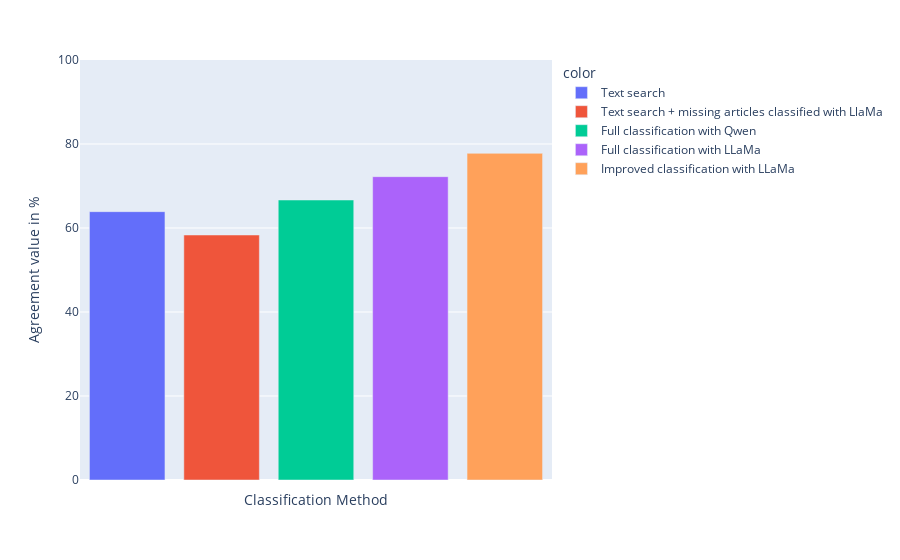

Notebook cell for this chart:
### Code cell
models = {
    "Text search": counts,
    "Text search + missing articles classified with LlaMa": refined_data,
    "Full classification with Qwen": qwen_country_data,
    "Full classification with LLaMa": llama_country_data,
    "Improved classification with LLaMa": llama_country_data_imporved
}

values = []
for model in models.keys():
    agreement_value = (models[model].loc[df.index]["Top_1_name"].str.lower().fillna("nan") == df["country"].str.lower().fillna("nan")).sum() / len(df) * 100
    values.append(agreement_value)
    
fig = px.bar(
    x=models.keys(), 
    y=values, 
    color=models.keys(),
    title="Agreement between annotators and classification method in %", 
    labels={"x": "Classification Method", "y": "Agreement value in %"}
    )
fig.update_xaxes(showticklabels=False)  # Remove x-axis tick labels

fig.update_yaxes(range=[0, 100])
fig.show()

# fig.write_html("./graphs/agreement_bar_plot.html")

### Figure 1 — Plotly figure (JSON) as saved in the notebook; plotly's stock layout.template omitted (floating-point values rounded to 4 significant figures)
{"data": [{"alignmentgroup": "True", "hovertemplate": "color=Text search<br>Classification Method=%{x}<br>Agreement value in %=%{y}<extra></extra>", "legendgroup": "Text search", "marker": {"color": "#636efa", "pattern": {"shape": ""}}, "name": "Text search", "offsetgroup": "Text search", "orientation": "v", "showlegend": true, "textposition": "auto", "type": "bar", "x": ["Text search"], "xaxis": "x", "y": [63.89], "yaxis": "y"}, {"alignmentgroup": "True", "hovertemplate": "color=Text search + missing articles classified with LlaMa<br>Classification Method=%{x}<br>Agreement value in %=%{y}<extra></extra>", "legendgroup": "Text search + missing articles classified with LlaMa", "marker": {"color": "#EF553B", "pattern": {"shape": ""}}, "name": "Text search + missing articles classified with LlaMa", "offsetgroup": "Text search + missing articles classified with LlaMa", "orientation": "v", "showlegend": true, "textposition": "auto", "type": "bar", "x": ["Text search + missing articles classified with LlaMa"], "xaxis": "x", "y": [58.33], "yaxis": "y"}, {"alignmentgroup": "True", "hovertemplate": "color=Full classification with Qwen<br>Classification Method=%{x}<br>Agreement value in %=%{y}<extra></extra>", "legendgroup": "Full classification with Qwen", "marker": {"color": "#00cc96", "pattern": {"shape": ""}}, "name": "Full classification with Qwen", "offsetgroup": "Full classification with Qwen", "orientation": "v", "showlegend": true, "textposition": "auto", "type": "bar", "x": ["Full classification with Qwen"], "xaxis": "x", "y": [66.67], "yaxis": "y"}, {"alignmentgroup": "True", "hovertemplate": "color=Full classification with LLaMa<br>Classification Method=%{x}<br>Agreement value in %=%{y}<extra></extra>", "legendgroup": "Full classification with LLaMa", "marker": {"color": "#ab63fa", "pattern": {"shape": ""}}, "name": "Full classification with LLaMa", "offsetgroup": "Full classification with LLaMa", "orientation": "v", "showlegend": true, "textposition": "auto", "type": "bar", "x": ["Full classification with LLaMa"], "xaxis": "x", "y": [72.22], "yaxis": "y"}, {"alignmentgroup": "True", "hovertemplate": "color=Improved classification with LLaMa<br>Classification Method=%{x}<br>Agreement value in %=%{y}<extra></extra>", "legendgroup": "Improved classification with LLaMa", "marker": {"color": "#FFA15A", "pattern": {"shape": ""}}, "name": "Improved classification with LLaMa", "offsetgroup": "Improved classification with LLaMa", "orientation": "v", "showlegend": true, "textposition": "auto", "type": "bar", "x": ["Improved classification with LLaMa"], "xaxis": "x", "y": [77.78], "yaxis": "y"}], "layout": {"barmode": "relative", "legend": {"title": {"text": "color"}, "tracegroupgap": 0}, "margin": {"t": 60}, "xaxis": {"anchor": "y", "domain": [0, 1], "showticklabels": false, "title": {"text": "Classification Method"}}, "yaxis": {"anchor": "x", "domain": [0, 1], "range": [0, 100], "title": {"text": "Agreement value in %"}}}}
